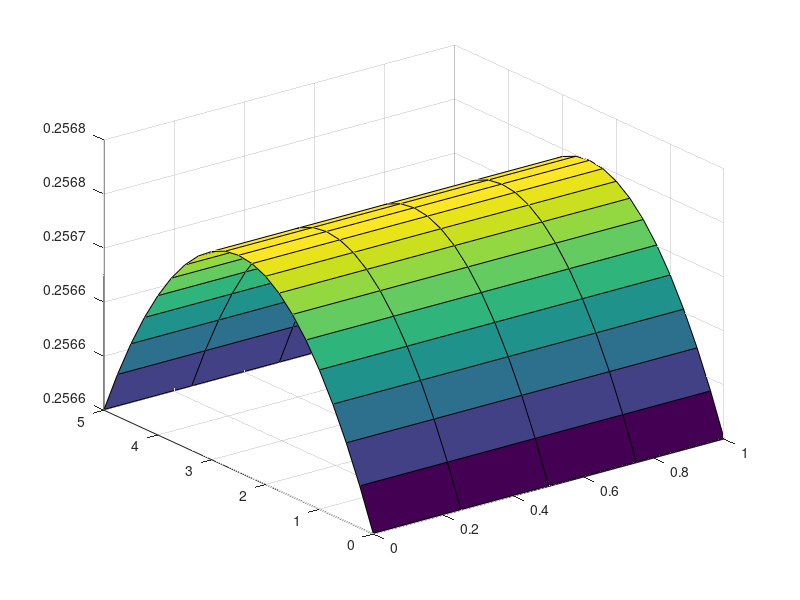

Recreate this plot in MATLAB. (Note: this script raises an error after producing the figure.)
%main_sin
%main
clear
clc    
close all

%% target-detection=removal
length=5;
width=1;
[Dx,Dy]=meshgrid(0:0.25:width,0:0.25:length);
[dm,dn]=size(Dx);
radius=(6.29/0.4)*ones(dm,dn);
Dz=sqrt(radius.^2-(Dy-2.5).^2)+(radius-0.2).^2;
Dz=Dz*0.001;
% Dz=0.2*sin(2*Dy)+0.2; %R=6.29/0.4
surf(Dx,Dy,Dz)
clear dm dn
%% 
[Tx,Ty,Tz]=Target(Dx,Dy);
Ex=Tx;Ey=Ty;Ez=-Tz+Dz;

[Rx,Ry,Rz]=Discretization(Ex,Ey,Ez,1,1);
[E,T]=FLR(Ex,Ey,Rx,Ry,Rz);

% figure(1);
% subplot(2,2,1)
% mesh(Rx,Ry,Rz);
% subplot(2,2,3)
% mesh(Rx,Ry,reshape(E,26,26));
% subplot(2,2,4)
% mesh(Rx,Ry,Rz-reshape(E,26,26));
% subplot(2,2,2)
% mesh(Rx,Ry,reshape(T,26,26));
Rebuild;
% Tselect=T(1:21,9:17);
Tsum=sum(sum(T))
T_second=T*60
